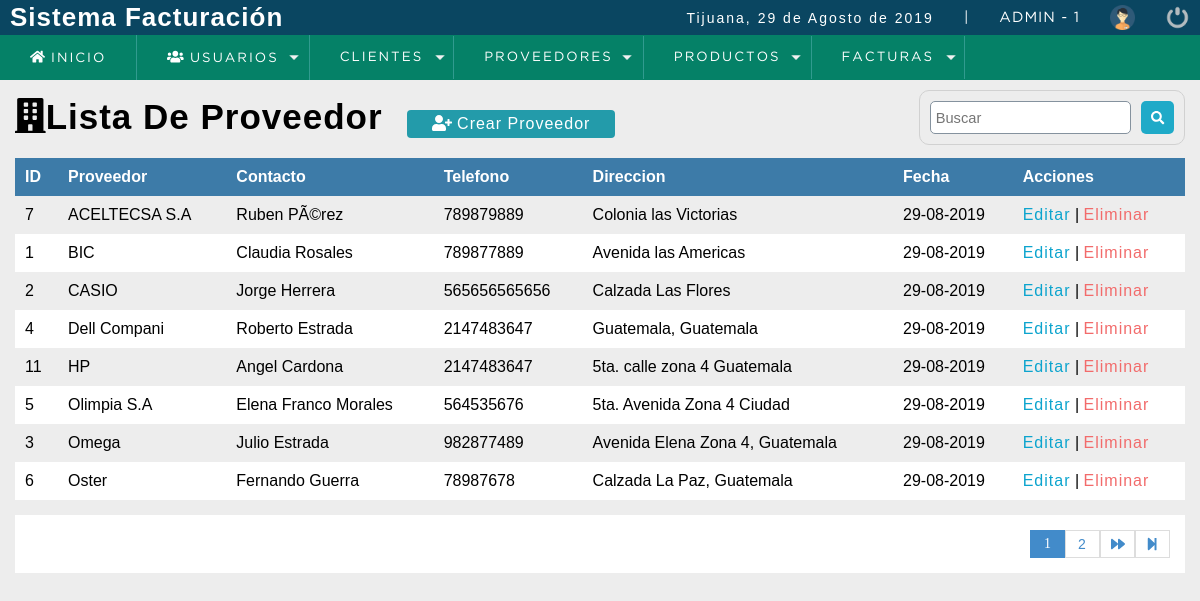
/sistema/lista_proveedor.php (signed in), run on the app's committed database.
### tables this page shows
CREATE TABLE `proveedor` (
  `codproveedor` int(11) NOT NULL,
  `proveedor` varchar(100) DEFAULT NULL,
  `contacto` varchar(100) DEFAULT NULL,
  `telefono` bigint(11) DEFAULT NULL,
  `direccion` text,
  `usuario_id` int(11) NOT NULL,
  `date_add` datetime NOT NULL  DEFAULT CURRENT_TIMESTAMP,  
  `estatus` tinyint DEFAULT 1
);

### sistema/includes/functions.php (called while the page is built, shortened)
<?php
	function fechaC(){
		$mes = array("","Enero",
					  "Febrero",
					  "Marzo",
					  "Abril",
					  "Mayo",
					  "Junio",
					  "Julio",
					  "Agosto",
					  "Septiembre",
					  "Octubre",
					  "Noviembre",
					  "Diciembre");
		return date('d')." de ". $mes[date('n')] . " de " . date('Y');
	}
 ?>

### sistema/lista_proveedor.php (the view, shortened to what this page needs)
<?php
  include "../conexion.php"
?>
<!DOCTYPE html>
<html lang="en">
<head>
	<?php include "includes/script.php"; ?>
</head>
<body>
	<?php include "includes/header.php"; ?>
	<section id="container">
    <h1><i class="fas fa-building"></i>Lista De Proveedor</h1>
    <a href = "registro_proveedor.php" class = "btn_new"><i class="fas fa-user-plus"></i> Crear Proveedor</a>
    <form action="buscar_proveedor.php" method="get" class = "form_search">
      <input type="text" name = "busqueda" id="busqueda" placeholder ="Buscar">
      <button type="submit" class="btn_search"><i class="fas fa-search"></i></button>
    </form>
    <table>
      <tr>
        <th>ID</th>
        <th>Proveedor</th>
        <th>Contacto</th>
        <th>Telefono</th>
        <th>Direccion</th>
        <th>Fecha</th>
        <th>Acciones</th>
      </tr>
      <?php
        $sql_registe = mysqli_query($conexion,"SELECT COUNT(*) AS total_registro FROM proveedor WHERE  estatus = 1");
        $result_register = mysqli_fetch_array($sql_registe);
        $total_registro = $result_register['total_registro'];
        $por_pagina = 8;
        if(empty($_GET['pagina']))
        {
          $pagina = 1;
        }
        else
        {
          $pagina = $_GET['pagina'];
        }
        $desde = ($pagina-1)*$por_pagina;
        $total_paginas = ceil($total_registro/$por_pagina);
        $query = mysqli_query($conexion,"SELECT * FROM proveedor WHERE estatus = 1  ORDER BY proveedor ASC LIMIT $desde,$por_pagina");
        $result = mysqli_num_rows($query);
        if ($result > 0)
        {
          while ($data= mysqli_fetch_array($query))
          {
            $formato = 'Y-m-d H:i:s';
            $fecha = DateTime::createFromFormat($formato,$data['date_add']);
      ?>
          <tr>
            <td><?php echo $data['codproveedor']; ?></td>
            <td><?php echo $data['proveedor']; ?></td>
            <td><?php echo $data['contacto']; ?></td>
            <td><?php echo $data['telefono']; ?></td>
            <td><?php echo $data['direccion']; ?></td>
            <td><?php echo $fecha->format('d-m-Y'); ?></td>
            <td>
              <a class ="link_edit" href = "editar_proveedor.php?id=<?php echo $data['codproveedor']; ?>">Editar</a>
              |
              <a class = "link_delete"  href = "eliminar_confirmar_proveedor.php?id=<?php echo $data['codproveedor']; ?>">Eliminar</a>
            </td>
          </tr>
      <?php
          }
        }
      ?>
    </table>
    <div class = "paginador">
        <ul>
        <?php
            for ($i=1;$i<=$total_paginas;$i++)
            {
              if ($i == $pagina)
              {
                echo '<li class="pageSelected">'.$i.'</li>';
              }
              else
              {
                echo '<li><a href="?pagina='.$i.'">'.$i.'</a></li>';
              }
            }
            if ($pagina != $total_paginas)
            {
        ?>
          <li><a href= "?pagina=<?php echo $pagina+1; ?>"><i class="fas fa-forward"></i></a></li>
          <li><a href= "?pagina=<?php echo $total_paginas; ?>"><i class="fas fa-step-forward"></i></a></li>
        <?php
            }
        ?>
        </ul>
    </div>
	</section>
</body>
</html>

### sistema/includes/script.php (shortened to what this page needs)
<link rel="stylesheet" type="text/css" href="css/style.css">
<?php include "functions.php";  ?>

### sistema/includes/header.php (shortened to what this page needs)
<header>
		<div class="header">
			<h1>Sistema Facturación</h1>
			<div class="optionsBar">
				<p>Tijuana, <?php echo fechaC();?></p>
				<span>|</span>
				<span class="user"><?php echo $_SESSION['usuario'].' - '.$_SESSION['rol']; ?></span>
				<img class="photouser" src="img/user.png" alt="Usuario">
				<a href="salir.php"><img class="close" src="img/salir.png" alt="Salir del sistema" title="Salir"></a>
			</div>
		</div>
    <?php include "nav.php"; ?>
</header>

### sistema/includes/nav.php (shortened to what this page needs)
<nav>
			<ul>
				<li><a href="index.php"><i class="fas fa-home"></i> Inicio</a></li>
				<?php
					if ($_SESSION['rol'] == 1)
					{
				?>
				<li class="principal">
					<a href="#"><i class="fas fa-users"></i> Usuarios</a>
				</li>
				<?php
					}
				?>
				<li class="principal">
					<a href="#">Clientes</a>
				</li>
				<?php if ($_SESSION['rol'] == 1 || $_SESSION['rol'] == 2)	{?>
				<li class="principal">
					<a href="#">Proveedores</a>
				</li>
				<?php }  ?>
					<li class="principal">
						<a href="#">Productos</a>
					</li>
				<li class="principal">
					<a href="#">Facturas</a>
				</li>
			</ul>
		</nav>

### sistema/css/style.css (style rules this page uses)
* { margin: 0; padding: 0; box-sizing: border-box; }
body { background: #ededed; }
h1, h2, h3, h4, h5, h6 { font-family: 'arial'; font-weight: bold; letter-spacing: 1px; }
h1 { font-size: 26px; }
p { font-family: 'arial'; letter-spacing: 2px; font-size: 14px; line-height: 20px; }
a { text-decoration: none; font-family: arial; letter-spacing: 1px; }
span { font-family: 'GothamBook'; letter-spacing: 1px; font-size: 14px; line-height: 20px; }
header { position: fixed; width: 100%; }
.header { color: #FFF; background: #0a4661; height: 35px; display: -webkit-flex; display: -moz-flex; display: -ms-flex; display: -o-flex; display: flex; justify-content: space-between; align-items: center; padding: 10px; }
.optionsBar { display: -webkit-flex; display: -moz-flex; display: -ms-flex; display: -o-flex; display: flex; justify-content: center; align-items: center; }
.optionsBar span { color: #FFF; font-size: 11pt; font-family: 'GothamBook'; text-transform: uppercase; margin-left: 30px; }
.photouser { margin-left: 30px; width: 25px; height: 25px; }
.close { width: 25px; height: 25px; }
.optionsBar a { display: -webkit-flex; display: -moz-flex; display: -ms-flex; display: -o-flex; display: flex; margin-left: 30px; }
nav ul { background: #058167; list-style: none; display: -webkit-flex; display: -moz-flex; display: -ms-flex; display: -o-flex; display: flex; justify-content: left; align-items: center; }
nav ul > li a { position: relative; }
nav a { color: #FFF; display: block; font-size: 10pt; font-family: 'GothamBook'; padding: 15px 30px; text-transform: uppercase; letter-spacing: 2px; transition: background .5s; border-right: 1px solid #319B8F; }
nav .principal > a { background: url(../images/arrow_bottom.png) no-repeat; background-position-x: 0%; background-position-y: 0%; background-size: auto auto; background-position: 94% center; background-size: 10px; }
#container { padding: 90px 15px 15px; }
form { background:#FFF; margin:auto; padding:20px 50px; border: 1px solid #d1d1d1; }
input,select { display:block; width: 100%; font-size:11pt; padding:5px; border:1px solid #85929e; border-radius:5px; }
#container h1 { font-size:35px; display:inline-block; }
.btn_new { display:inline-block; background:#239baa; color:#FFF; padding:5px 25px; border-radius:4px; margin:20px; }
table { border-collapse:collapse; font-size:12pt; font-family:'arial'; width:100%; }
table th { text-align:left; padding:10px; background:#3d7ba8; color:#FFF; }
table tr:nth-child(odd) { background:#FFF; }
table td { padding:10px; }
.link_edit { color:#0ca4ce; }
.link_delete { color:#f26b6b; }
.paginador ul { padding:15px; list-style:none; background:#FFF; margin-top:15px; display:-webkit-flex; display:-moz-flex; display:-ms-flex; display:-o-flex; display:flex; justify-content:flex-end; }
.paginador a, .pageSelected { color:#428bca; border:1px solid #ddd; padding:5px; display:inline-block; font-size:14px; text-align:center; width:35px; }
.pageSelected { color:#FFF; background:#428bca; border:1px solid #428bca; }
.form_search { display:-webkit-flex; display:-moz-flex; display:-ms-flex; display:-o-flex; display:flex; float:right; background:initial; padding:10px; border-radius:10px; }
.form_search .btn_search { background:#1faac8; color:#FFF; padding:10px; border:0; cursor:pointer; margin-left:10px; display:-webkit-flex; display:-moz-flex; display:-ms-flex; display:-o-flex; display:flex; border-radius:5px; }

### data on the page
proveedor: codproveedor "7", proveedor "ACELTECSA S.A", contacto "Ruben PÃ©rez", telefono "789879889", direccion "Colonia las Victorias", date_add "29-08-2019"
proveedor: codproveedor "1", proveedor "BIC", contacto "Claudia Rosales", telefono "789877889", direccion "Avenida las Americas", date_add "29-08-2019"
proveedor: codproveedor "2", proveedor "CASIO", contacto "Jorge Herrera", telefono "565656565656", direccion "Calzada Las Flores", date_add "29-08-2019"
proveedor: codproveedor "4", proveedor "Dell Compani", contacto "Roberto Estrada", telefono "2147483647", direccion "Guatemala, Guatemala", date_add "29-08-2019"
proveedor: codproveedor "11", proveedor "HP", contacto "Angel Cardona", telefono "2147483647", direccion "5ta. calle zona 4 Guatemala", date_add "29-08-2019"
proveedor: codproveedor "5", proveedor "Olimpia S.A", contacto "Elena Franco Morales", telefono "564535676", direccion "5ta. Avenida Zona 4 Ciudad", date_add "29-08-2019"
proveedor: codproveedor "3", proveedor "Omega", contacto "Julio Estrada", telefono "982877489", direccion "Avenida Elena Zona 4, Guatemala", date_add "29-08-2019"
proveedor: codproveedor "6", proveedor "Oster", contacto "Fernando Guerra", telefono "78987678", direccion "Calzada La Paz, Guatemala", date_add "29-08-2019"

### other printed values
fechaC() "29 de Agosto de 2019"
$_SESSION['usuario'] "ADMIN"
$_SESSION['rol'] "1"
